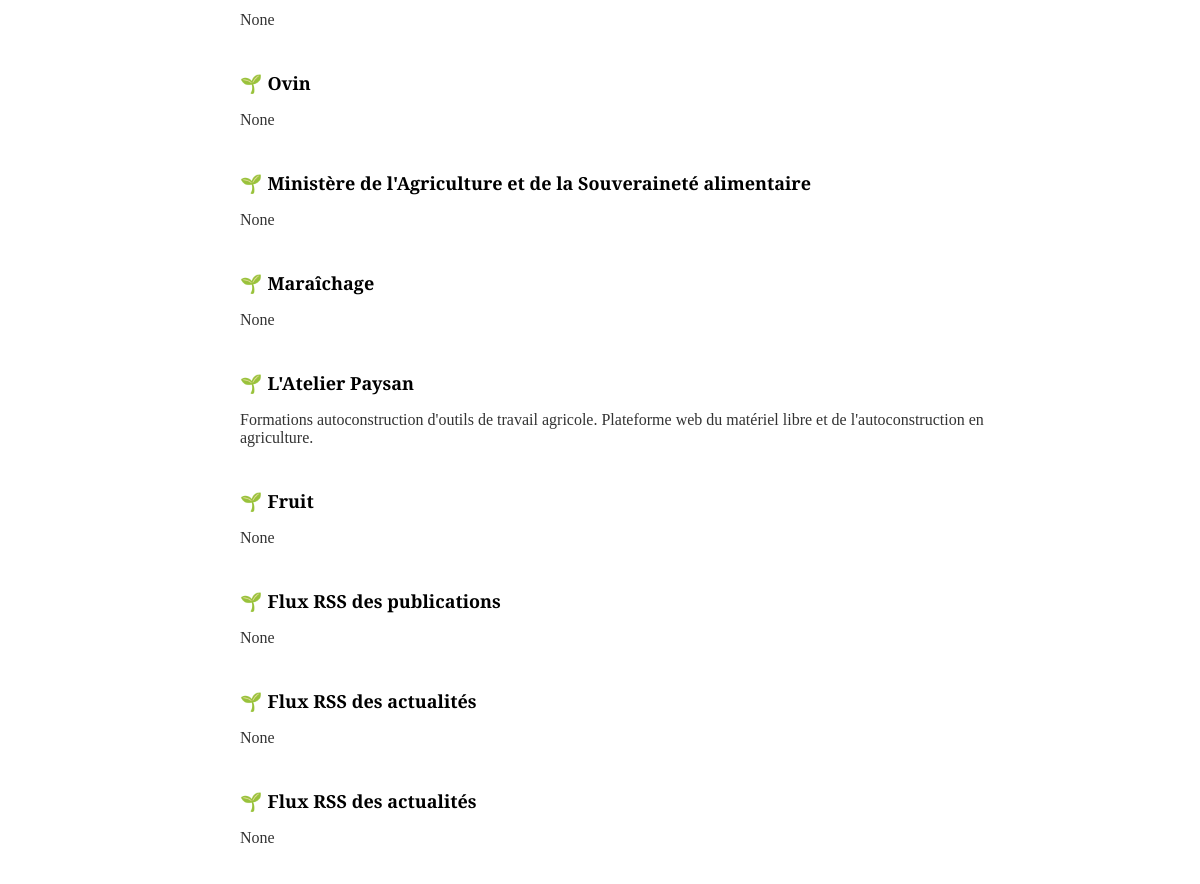
Page /feeders (middle part) on the earlier database version.
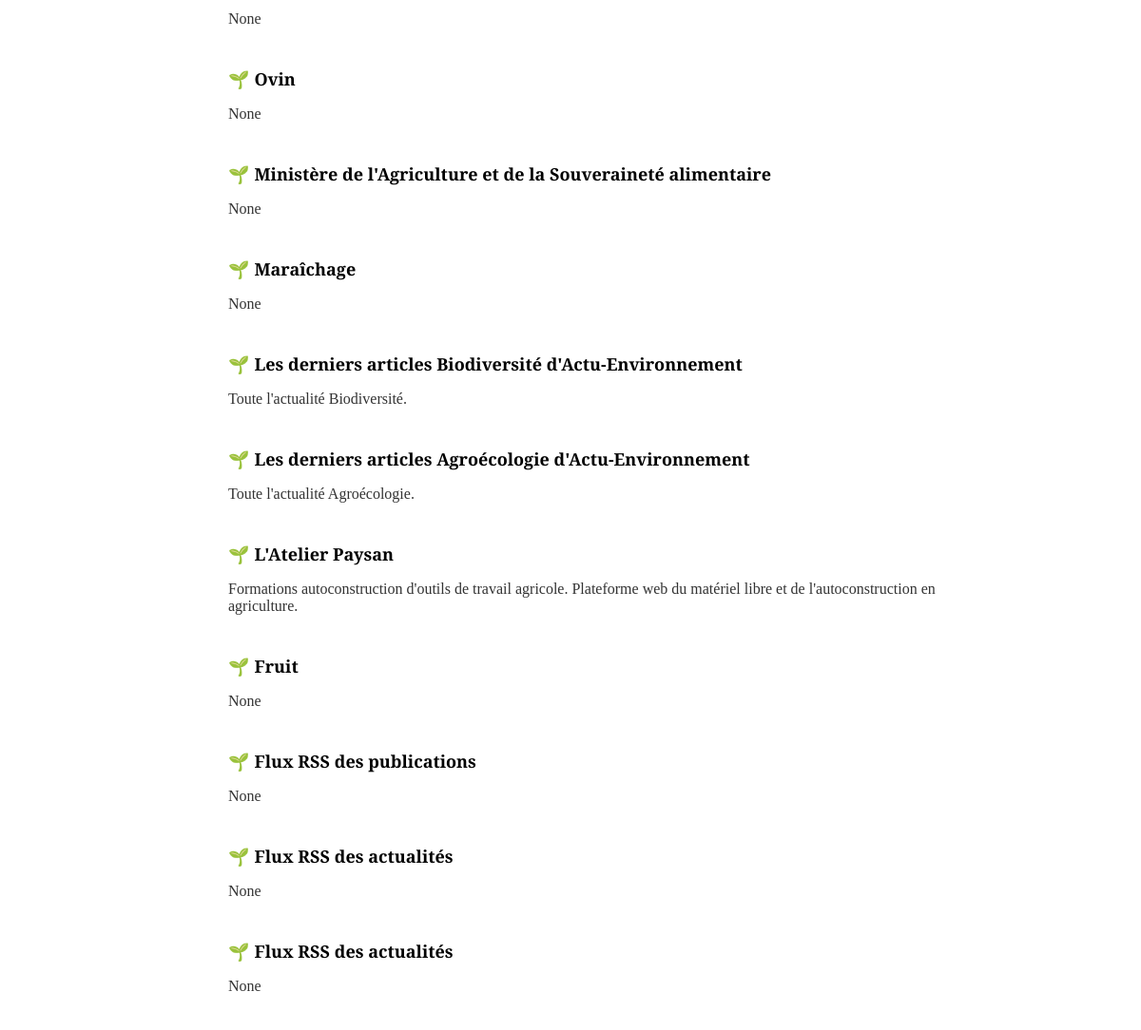
Same page on the later database version.
### tables this page shows
CREATE TABLE feeders(
    url TEXT NOT NULL PRIMARY KEY,
    link TEXT NOT NULL, 
    title TEXT NOT NULL,
    image TEXT, 
    description TEXT,
    etag TEXT,
    modified TEXT    
);

### main.py (the view)
@app.route("/feeders")
def feeders():
  con = get_db()
  feeders = fetch_feeders(con)
  return render_template("feeders.html", entries=feeders)

### feeders.py (called while the page is built)
def fetch_feeders(con):
    cur = con.cursor()
    cur.row_factory = sqlite3.Row
    cur.execute("SELECT * FROM feeders ORDER BY title DESC;")
    data_generator = cur.fetchall()
    return [{k: item[k] for k in item.keys()} for item in data_generator]

### main.py (called while the page is built)
def get_db():
  global DB
  if 'db' not in g:
      g.db = sqlite3.connect(DB)
  return g.db

### templates/feeders.html (shortened to what this page needs)
<html>
  <head>
    <link rel="stylesheet" href="{{ url_for('static', filename='css/style.css')
      }}">
  </head>
  <body>
    {% for feeder in entries %}
    <ul>
      <li class="feeders">
        <p><a href="{{ feeder.link }}">{{ feeder.title }}</a></p>
        <p>{{ feeder.description }}</p>
      </li>
    </ul>
    {% endfor %}
  </body>
</html>

Differences in the rows shown:
added feeders: title "Les derniers articles Biodiversité d'Actu-Environnement", description "Toute l'actualité Biodiversité."
added feeders: title "Les derniers articles Agroécologie d'Actu-Environnement", description "Toute l'actualité Agroécologie."
